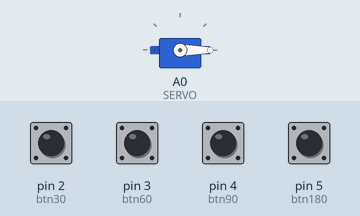
Recording of a sketch running on a simulated Arduino Uno, built with avr-gcc and run on an emulated ATmega328P. Parts: servo. The inputs (shaded band) are chosen by the test bench; at power-on: pin 2 (btn30), pin 3 (btn60), pin 4 (btn90), pin 5 (btn180) LOW.

Above: at 1.2 s.
1.3 s: pin 2 (btn30) pulled HIGH for 0.15 s
At 2.2 s:
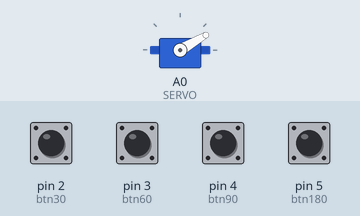
2.9 s: pin 3 (btn60) pulled HIGH for 0.15 s
At 3.4 s:
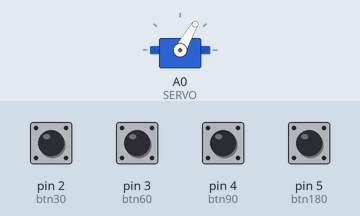
4.5 s: pin 4 (btn90) pulled HIGH for 0.15 s
At 5.7 s:
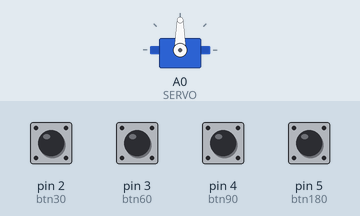
6.1 s: pin 5 (btn180) pulled HIGH for 0.15 s
At 7.0 s:
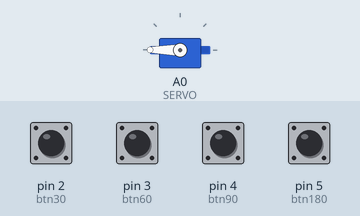
7.7 s: pin 2 (btn30) pulled HIGH for 1 s
At 8.2 s:
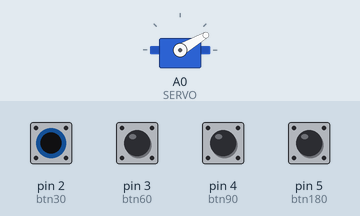
10.2 s: pin 3 (btn60) pulled HIGH for 1 s
At 11.4 s:
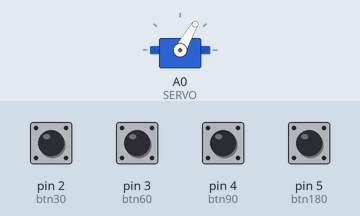
Timing chart, 0 to 13.2 s (numbered marks = the images above; inputs shaded):
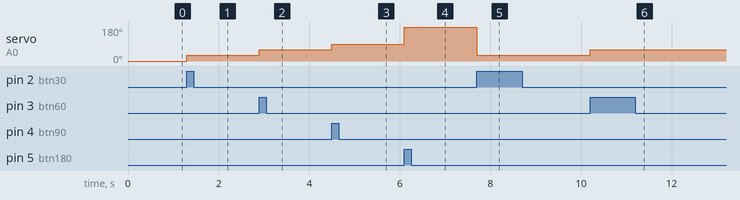

Measured:
- after the input at 1.3 s, servo on A0 (SERVO): 0° → 30° at once
- after the input at 2.9 s, servo on A0 (SERVO): 30° → 60° at once
- after the input at 4.5 s, servo on A0 (SERVO): 60° → 90° at once
- after the input at 6.1 s, servo on A0 (SERVO): 90° → 180° at once
- after the input at 7.7 s, servo on A0 (SERVO): 180° → 30° at once
- after the input at 10.2 s, servo on A0 (SERVO): 30° → 60° at once

The sketch:

servomotor_botao1_1_.ino
```cpp
#include <Servo.h>

#define SERVO A0

Servo servo;

int btn30 = 2;
int btn60 = 3;
int btn90 = 4;
int btn180 = 5;

void setup()
{
  servo.attach(SERVO);
  servo.write(0); // Inicia motor posição zero

  pinMode(btn30, INPUT);
  pinMode(btn60, INPUT);
  pinMode(btn90, INPUT);
  pinMode(btn180, INPUT);
}

void loop()
{
  if (digitalRead(btn30) == HIGH){
   	 servo.write(30);
  }

  if (digitalRead(btn60) == HIGH){
   	 servo.write(60);
  }

  if (digitalRead(btn90) == HIGH){
   	 servo.write(90);
  }

  if (digitalRead(btn180) == HIGH){
   	 servo.write(180);
  }

}
```
